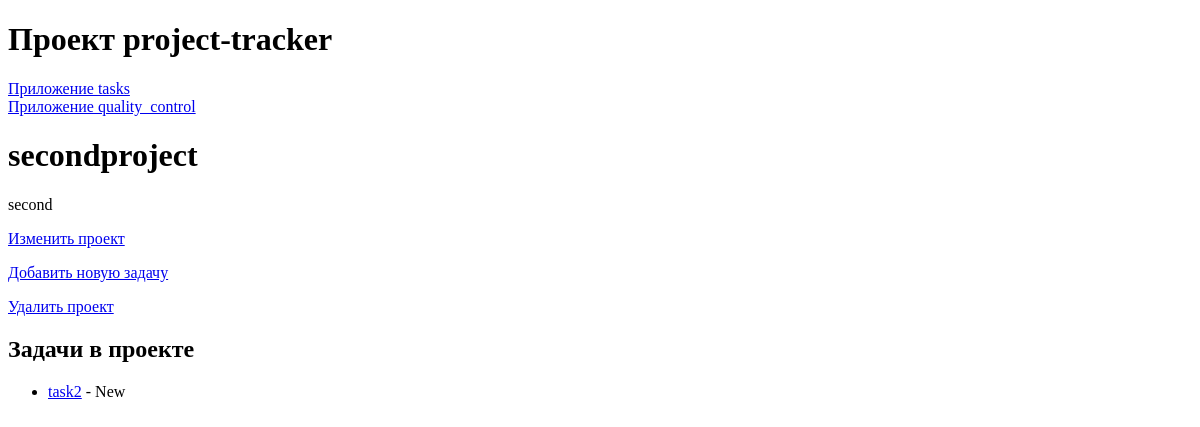
/tasks/projects/2/, run on an earlier commit of the app's database.
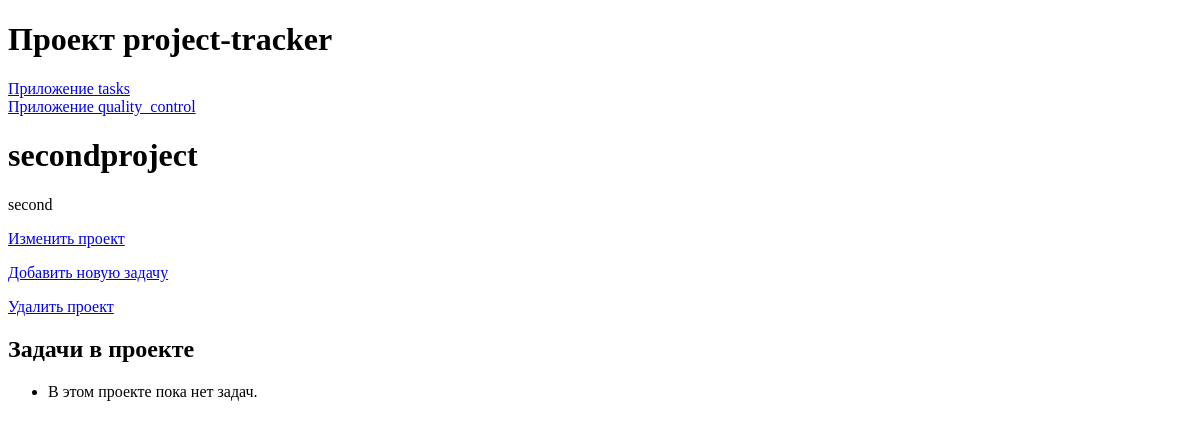
And on a later commit of the database.
### tasks/models.py (models this page shows, shortened)
class Task(models.Model):
    STATUS_CHOICES = [
        ('New', 'Новая'),
        ('In progress', 'В работе'),
        ('Completed', 'Завершена')
    ]
    project = models.ForeignKey(
        Project,
        related_name='tasks',
        on_delete=models.CASCADE
    )
    name = models.CharField(max_length=100)
    description = models.TextField()
    created_at = models.DateTimeField(auto_now_add=True)
    updated_at = models.DateTimeField(auto_now=True)
    assignee = models.ForeignKey(
        User,
        related_name='tasks',
        on_delete=models.SET_NULL,
        null=True,
        blank=True
    )
    status = models.CharField(
        max_length=50,
        choices=STATUS_CHOICES,
        default='New'
    )

### tasks/views.py (the view)
# urls.py: path('projects/<int:project_id>/', views.ProjectDetailView.as_view(), name='project_detail'),
class ProjectDetailView(DetailView):
    model = Project
    pk_url_kwarg = 'project_id'
    template_name = 'tasks/project_detail.html'

### tasks/templates/tasks/project_detail.html
{% extends 'base/base.html' %}
{% block content %}
    <h1>{{ project.name }}</h1>
    <p>{{ project.description }}</p>
    <p><a href="{% url 'tasks:update_project' project.id %}">Изменить проект</a></p>
    <p><a href="{% url 'tasks:add_task_to_project' project.id %}">Добавить новую задачу</a></p>
    <p><a href="{% url 'tasks:delete_project' project.id %}"onclick="return confirm('Вы уверены, что хотите удалить этот проект?');">Удалить проект</a></p>
    <h2>Задачи в проекте</h2>
    <ul>
        {% for task in project.tasks.all %}
            <li><a href="{% url 'tasks:task_detail' project.id task.id %}">{{ task.name }}</a> - {{ task.status }}</li>
        {% empty %}
            <li>В этом проекте пока нет задач.</li>
        {% endfor %}
    </ul>
{% endblock %}

What changed in the data, as far as the page shows it:
removed Task: name "task2", status "New"
Also different on the page:
text now shown: "В этом проекте пока нет задач."
